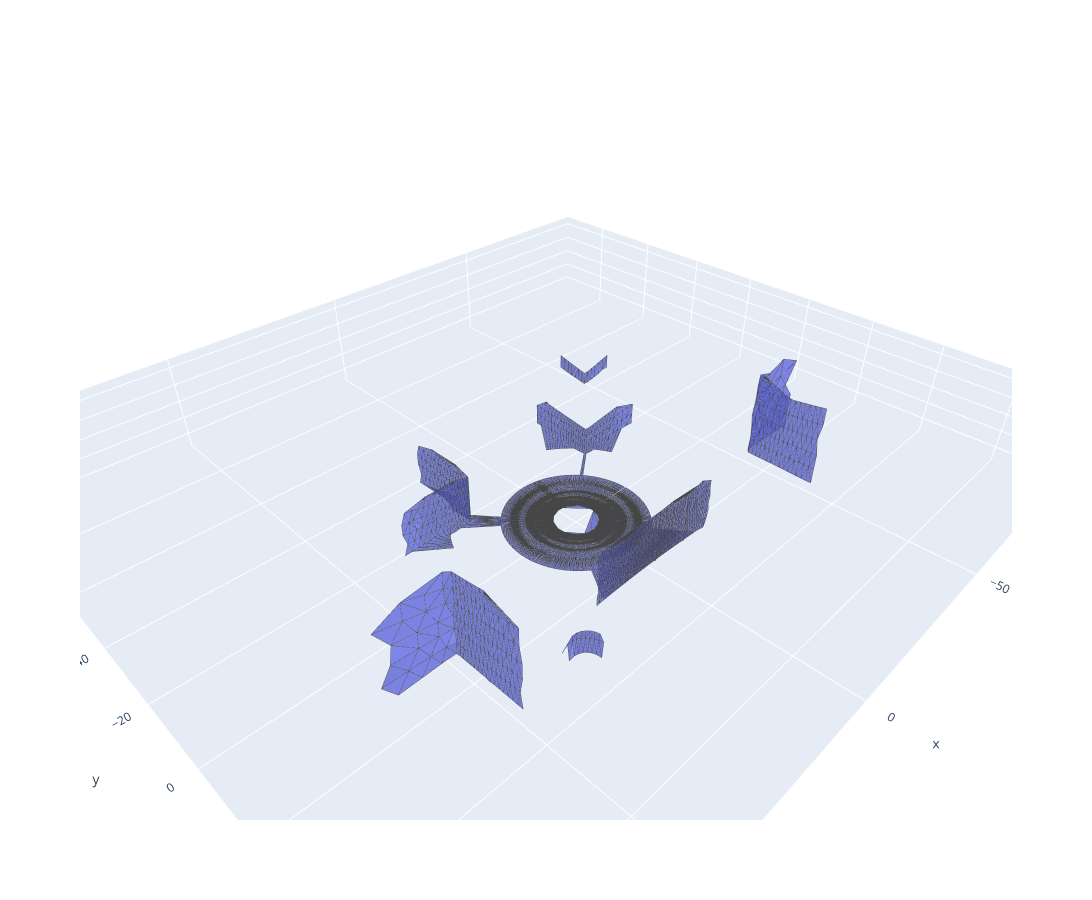

Write notebook code for a chart like this one.
### Code cell
fig = go.Figure(data=mesh.plot_trace())
fig.update_layout(width=1500, height=900, scene=dict(aspectmode='data'))
fig.show()

### Figure 1 — Plotly figure (JSON) as saved in the notebook; plotly's stock layout.template omitted (floating-point values rounded to 4 significant figures; data arrays with more than 128 entries replaced by an {"elided": "..."} marker saying what was removed)
{"data": [{"flatshading": true, "i": {"elided": "5836 int values"}, "j": {"elided": "5836 int values"}, "k": {"elided": "5836 int values"}, "opacity": 0.75, "type": "mesh3d", "x": {"elided": "3515 float values"}, "y": {"elided": "3515 float values"}, "z": {"elided": "3515 float values"}}, {"line": {"color": "rgb(70,70,70)", "width": 1}, "mode": "lines", "name": "", "type": "scatter3d", "x": {"elided": "29180 float values"}, "y": {"elided": "29180 float values"}, "z": {"elided": "29180 float values"}}], "layout": {"height": 900, "scene": {"aspectmode": "data"}, "width": 1500}}
